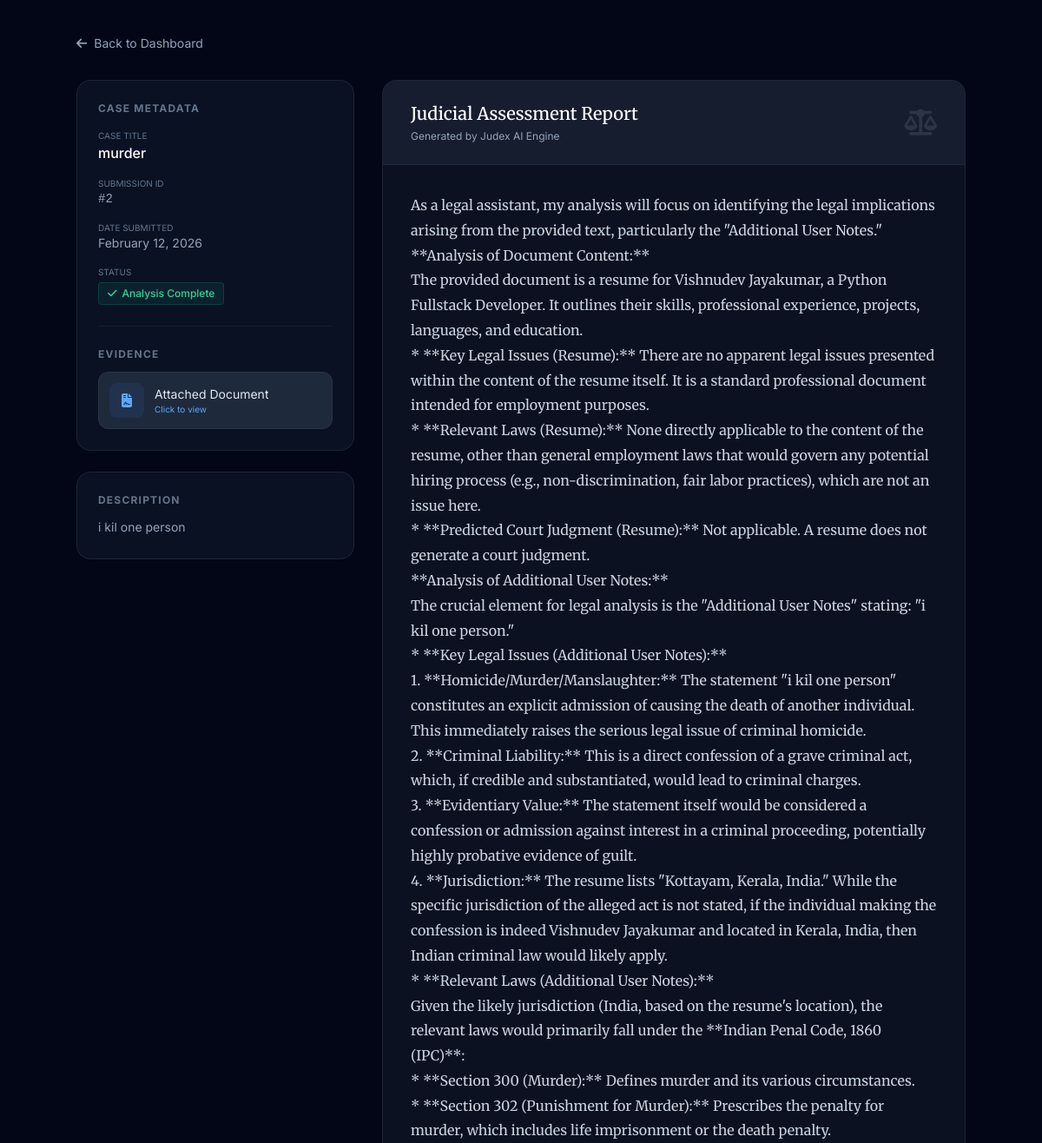
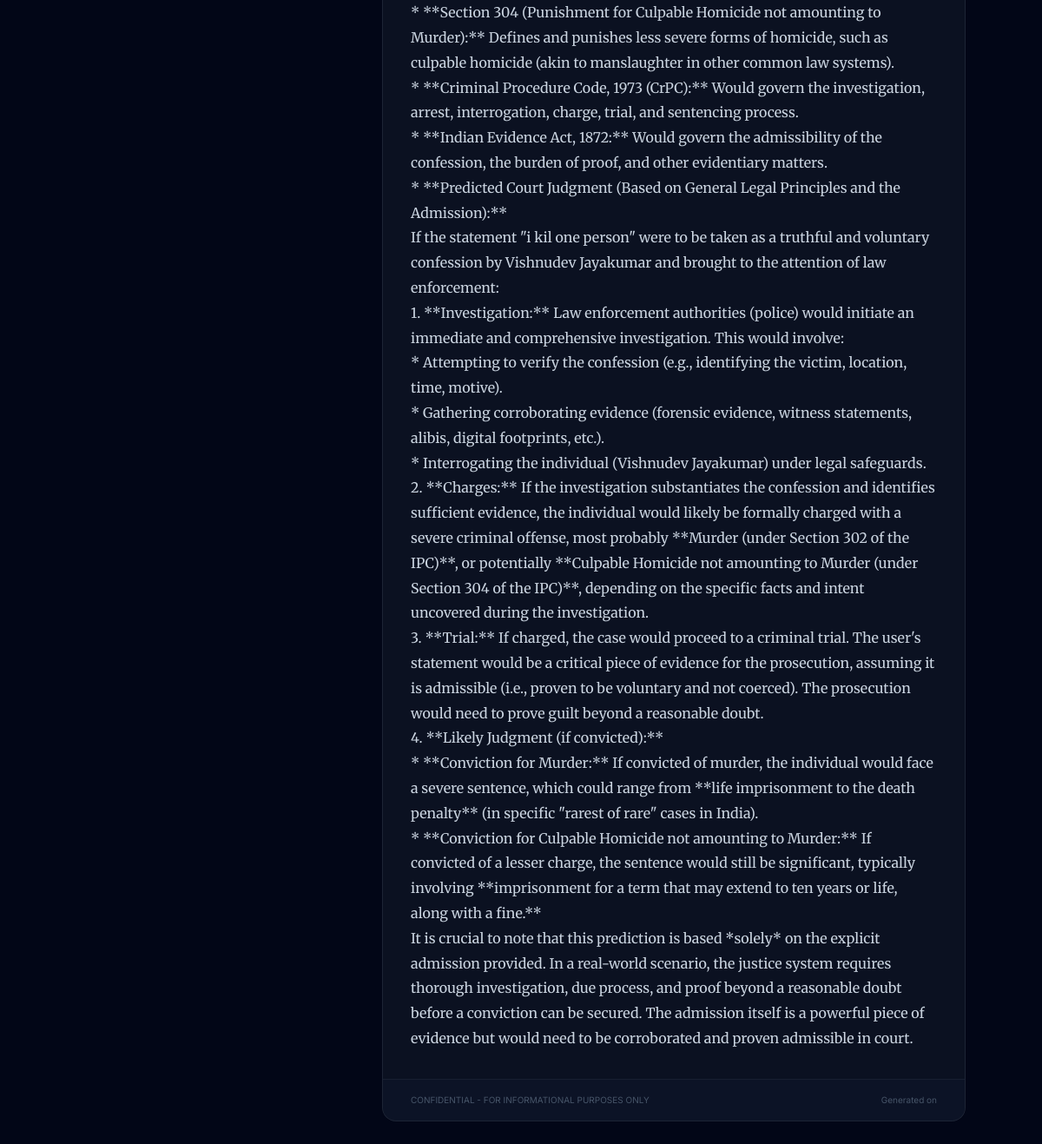
The page /case-analysis/2/ (signed in) on the database its author committed (2 pictures, top to bottom).
### app/models.py (models this page shows, shortened)
class CaseSubmission(models.Model):
    user = models.ForeignKey(User, on_delete=models.CASCADE, null=True, blank=True)
    case_title = models.CharField(max_length=200)
    case_text = models.TextField(blank=True, null=True)
    document = models.FileField(upload_to="case_docs/", blank=True, null=True)
    analysis_result = models.TextField(blank=True, null=True)
    is_reviewed = models.BooleanField(default=False)
    created_at = models.DateTimeField(auto_now_add=True)

### app/views.py (the view)
# urls.py: path('case-analysis/<int:case_id>/', views.case_analysis_view, name='case_analysis'),
@login_required
def case_analysis_view(request, case_id):
    if request.user.is_staff:
        case = get_object_or_404(CaseSubmission, id=case_id)
    else:
        case = get_object_or_404(CaseSubmission, id=case_id, user=request.user)
    return render(request, "case_analysis.html", {"case": case})

### templates/case_analysis.html (shortened to what this page needs)
<!DOCTYPE html>
<html lang="en">
<head>
    <link href="https://cdnjs.cloudflare.com/ajax/libs/font-awesome/6.4.0/css/all.min.css" rel="stylesheet">
    <script src="https://cdn.tailwindcss.com"></script>
</head>
<body class="bg-surface-950 text-slate-300 font-sans min-h-screen p-6 lg:p-10 flex justify-center">
    <div class="w-full max-w-5xl">
        <div class="flex justify-between items-center mb-8">
            <a href="{% url 'user_dashboard' %}" class="flex items-center gap-2 text-sm text-slate-400 hover:text-white transition-colors">
                <i class="fa-solid fa-arrow-left"></i> Back to Dashboard
            </a>
        </div>
        <div class="grid grid-cols-1 lg:grid-cols-3 gap-8">
            <div class="lg:col-span-1 space-y-6">
                <div class="glass-panel p-6 rounded-2xl">
                    <h3 class="text-xs font-bold text-slate-500 uppercase tracking-widest mb-4">Case Metadata</h3>
                    <div class="space-y-4">
                        <div>
                            <div class="text-[10px] text-slate-500 uppercase">Case Title</div>
                            <div class="text-white font-medium">{{ case.case_title }}</div>
                        </div>
                        <div>
                            <div class="text-[10px] text-slate-500 uppercase">Submission ID</div>
                            <div class="font-mono text-slate-400 text-sm">#{{ case.id }}</div>
                        </div>
                        <div>
                            <div class="text-[10px] text-slate-500 uppercase">Date Submitted</div>
                            <div class="text-slate-400 text-sm">{{ case.created_at|date:"F d, Y" }}</div>
                        </div>
                        <div>
                            <div class="text-[10px] text-slate-500 uppercase">Status</div>
                            {% if case.is_reviewed %}
                                <span class="inline-flex items-center gap-1.5 px-2.5 py-1 mt-1 rounded bg-emerald-500/10 text-emerald-400 text-xs font-medium border border-emerald-500/20">
                                    <i class="fa-solid fa-check"></i> Analysis Complete
                                </span>
                            {% else %}
                                <span class="inline-flex items-center gap-1.5 px-2.5 py-1 mt-1 rounded bg-yellow-500/10 text-yellow-500 text-xs font-medium border border-yellow-500/20">
                                    <span class="w-1.5 h-1.5 rounded-full bg-yellow-500 animate-pulse"></span> Processing
                                </span>
                            {% endif %}
                        </div>
                    </div>
                    <div class="border-t border-white/5 my-6"></div>
                    <h3 class="text-xs font-bold text-slate-500 uppercase tracking-widest mb-3">Evidence</h3>
                    {% if case.document %}
                        <a href="{{ case.document.url }}" target="_blank" class="flex items-center gap-3 p-3 rounded-xl bg-surface-800 border border-white/5 hover:border-blue-500/30 transition-all group">
                            <div class="w-10 h-10 rounded-lg bg-blue-500/10 flex items-center justify-center text-blue-400 group-hover:bg-blue-500 group-hover:text-white transition-colors">
                                <i class="fa-solid fa-file-contract"></i>
                            </div>
                            <div class="overflow-hidden">
                                <div class="text-sm text-slate-200 truncate">Attached Document</div>
                                <div class="text-[10px] text-blue-400 group-hover:underline">Click to view</div>
                            </div>
                        </a>
                    {% else %}
                        <div class="p-3 rounded-xl bg-surface-800/50 border border-white/5 text-center">
                            <span class="text-xs text-slate-600 italic">No document attached</span>
                        </div>
                    {% endif %}
                </div>
                <div class="glass-panel p-6 rounded-2xl">
                    <h3 class="text-xs font-bold text-slate-500 uppercase tracking-widest mb-3">Description</h3>
                    <p class="text-sm text-slate-400 leading-relaxed">
                        {{ case.case_text|default:"No description provided." }}
                    </p>
                </div>
            </div>
            <div class="lg:col-span-2">
                <div class="glass-panel rounded-2xl overflow-hidden min-h-[600px] flex flex-col">
                    <div class="px-8 py-6 border-b border-white/5 bg-white/5 flex justify-between items-center">
                        <div>
                            <h2 class="text-xl font-serif text-white font-medium">Judicial Assessment Report</h2>
                            <p class="text-xs text-slate-400 mt-1">Generated by Judex AI Engine</p>
                        </div>
                        <i class="fa-solid fa-scale-balanced text-3xl text-white/10"></i>
                    </div>
                    <div class="p-8 flex-1 bg-[#0b1121]">
                        {% if case.analysis_result %}
                            <div class="prose prose-invert prose-sm max-w-none legal-text font-serif">
                                {{ case.analysis_result|linebreaks }}
                            </div>
                        {% else %}
                            <div class="flex flex-col items-center justify-center h-full text-slate-500 space-y-4 opacity-70">
                                <div class="w-16 h-16 border-4 border-slate-700 border-t-blue-500 rounded-full animate-spin"></div>
                                <p>Analysis is currently in progress...</p>
                            </div>
                        {% endif %}
                    </div>
                    <div class="px-8 py-4 border-t border-white/5 bg-surface-900/50 text-[10px] text-slate-600 flex justify-between">
                        <span>CONFIDENTIAL - FOR INFORMATIONAL PURPOSES ONLY</span>
                        <span>Generated on {{ case.updated_at|date:"M d, Y H:i" }}</span>
                    </div>
                </div>
            </div>
        </div>
    </div>
</body>
</html>

### templates/case_analysis.html (style rules this page uses)
.glass-panel { background: rgba(15, 23, 42, 0.7); backdrop-filter: blur(12px); border: 1px solid rgba(255, 255, 255, 0.08); }
.legal-text { line-height: 1.8; color: #cbd5e1; }

### rows shown on the page
CaseSubmission: case_title "murder", id "2", created_at "February 12, 2026", case_text "i kil one person", analysis_result "As a legal assistant, my analysis will focus on identifying the legal implications arising from the provided text, particularly the \"Additional User Notes.\" **Analysis of Document Content:** The provided document is a resume for Vishnudev Jayakumar, a Python Fullstack Developer. It outlines their skills, professional experience, projects, languages, and education. * **Key Legal Issues (Resume):** There are no apparent legal issues presented within the content of the resume itself. It is a standard professional document intended for employment purposes. * **Relevant Laws (Resume):** None directly applicable to the content of the resume, other than general employment laws that would govern…"
